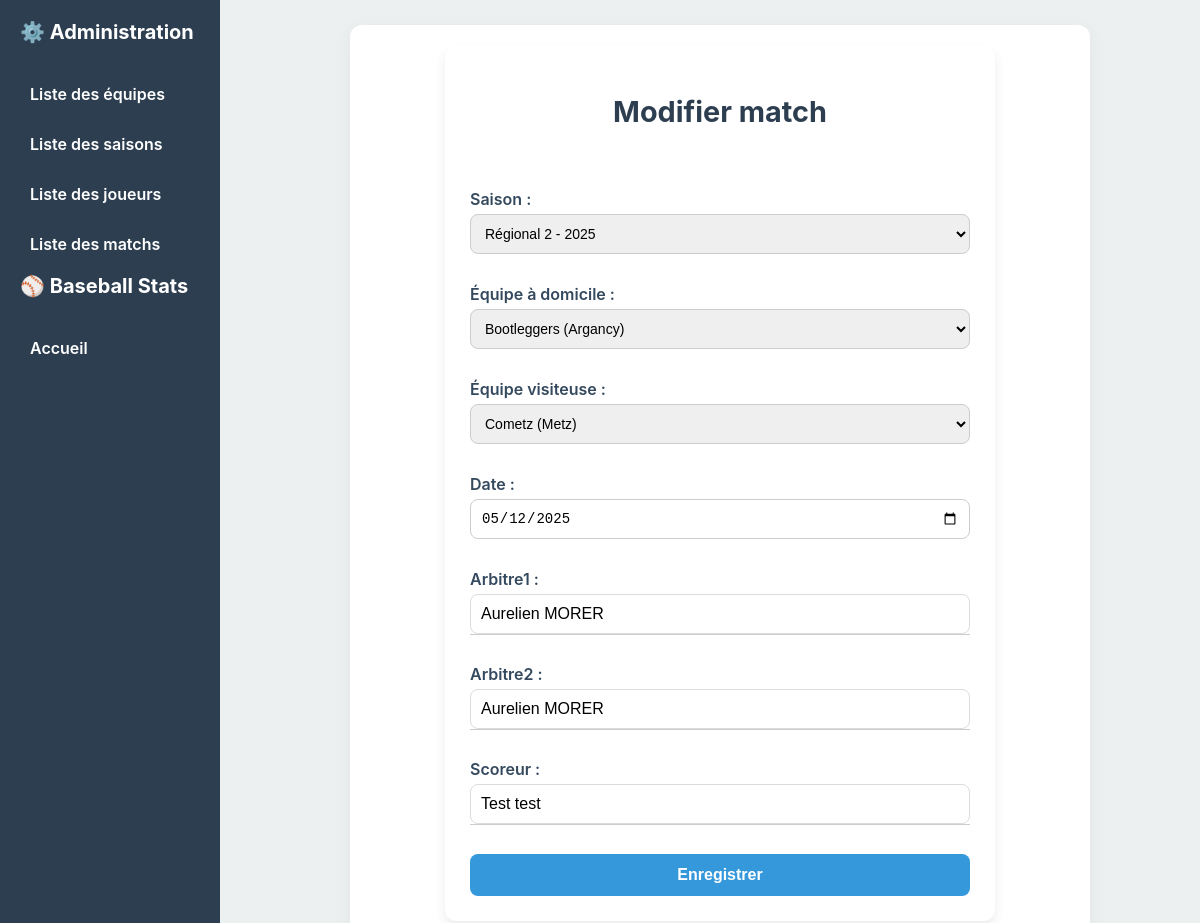
/matches/edit/1, run on an earlier commit of the app's database.
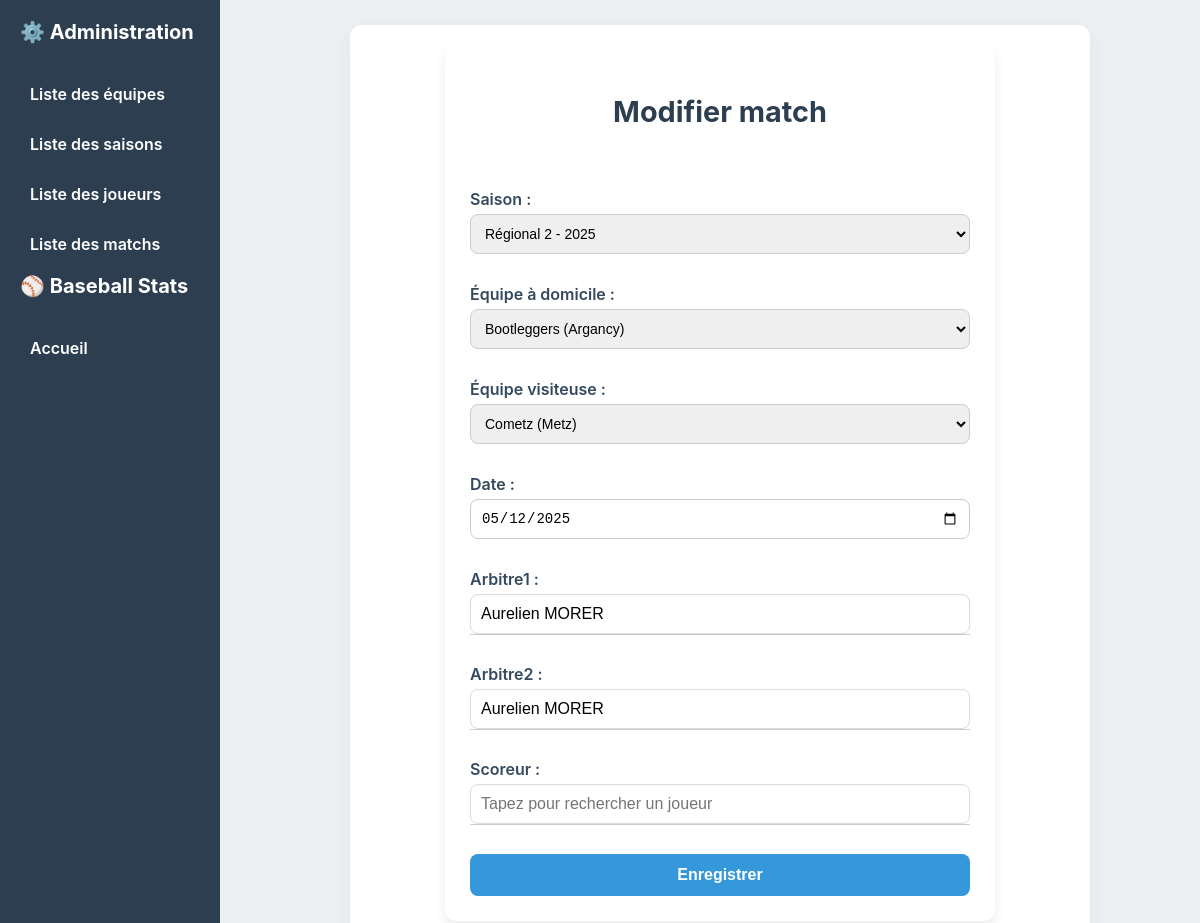
And on a later commit of the database.
### models/player.py (models this page shows)
class Player(db.Model):
    __tablename__ = 'player'
    id = db.Column(db.Integer, primary_key=True)
    first_name = db.Column(db.String(50), nullable=False)
    last_name = db.Column(db.String(50), nullable=False)
    number = db.Column(db.Integer)
    image_filename = db.Column(db.String(200), nullable=True)
    team_id = db.Column(db.Integer, db.ForeignKey('team.id'), nullable=False)
    team = db.relationship('Team', back_populates='players')

### routes/matchs.py (the view, shortened to what this page needs)
@matches_bp.route('/matches/edit/<int:match_id>', methods=['GET', 'POST'])
def edit_match(match_id):
    match = Match.query.get_or_404(match_id)
    seasons = Season.query.all()
    teams = Team.query.all()
    players = Player.query.all()
    return render_template('admin/matches/match_form.html', match=match, seasons=seasons, teams=teams, players=players, getattr=getattr)

### templates/admin/matches/match_form.html (shortened to what this page needs)
{% extends "layout/menu.html" %}
{% block head %}
<link rel="stylesheet" href="{{ url_for('static', filename='css/global.css') }}">
{% endblock %}
{% block content %}
<div class="team-form-container">
    <form method="POST" class="team-form">
        <div class="form-header">
            <h2>{% if match %}Modifier match{% else %}Ajouter un match{% endif %}</h2>
        </div>
        <div class="form-group">
            <label>Saison :</label>
            <select name="season_id" required>
                {% for season in seasons %}
                    <option value="{{ season.id }}" {% if match and match.season_id == season.id %}selected{% endif %}>
                        {{ season.name }} - {{ season.year }}
                    </option>
                {% endfor %}
            </select>
        </div>
        <div class="form-group">
            <label>Équipe à domicile :</label>
            <select name="home_team_id" required>
                {% for team in teams %}
                    <option value="{{ team.id }}" {% if match and match.home_team_id == team.id %}selected{% endif %}>
                        {{ team.name }} ({{ team.city }})
                    </option>
                {% endfor %}
            </select>
        </div>
        <div class="form-group">
            <label>Équipe visiteuse :</label>
            <select name="away_team_id" required>
                {% for team in teams %}
                    <option value="{{ team.id }}" {% if match and match.away_team_id == team.id %}selected{% endif %}>
                        {{ team.name }} ({{ team.city }})
                    </option>
                {% endfor %}
            </select>
        </div>
        <div class="form-group">
            <label>Date :</label>
            <input type="date" name="date" value="{{ match.date if match else '' }}" required>
        </div>
        {% for role in ['arbitre1','arbitre2','scoreur'] %}
        <div class="form-group autocomplete">
            <label>{{ role|capitalize }} :</label>
            <input type="text" name="{{ role }}_name" placeholder="Tapez pour rechercher un joueur"
                   value="{{ getattr(match, role).first_name + ' ' + getattr(match, role).last_name if match and getattr(match, role) else '' }}"
                   required="{{ role=='arbitre1' }}">
            <div class="autocomplete-items"></div>
        </div>
        {% endfor %}
        <button type="submit" class="btn-submit">{% if match %}Enregistrer{% else %}Créer{% endif %}</button>
    </form>
</div>
{% endblock %}

What changed in the data, as far as the page shows it:
removed Player: first_name+last_name "Test test"
